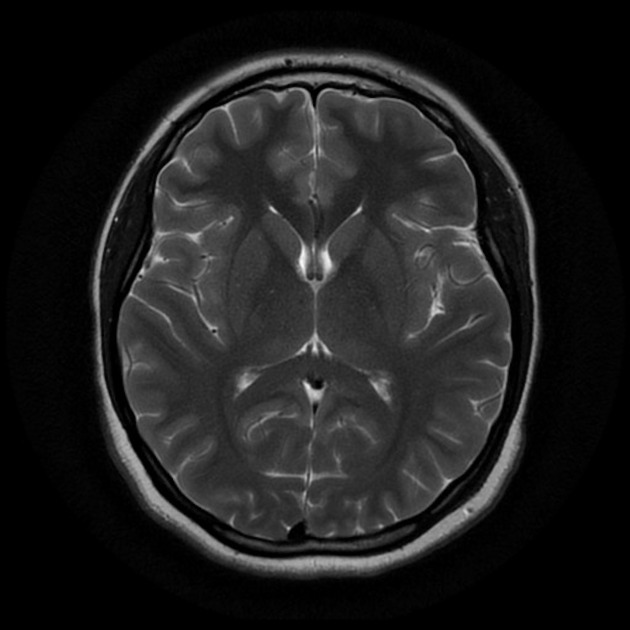
#> input picture brain_tumor_dataset/no/1 no.jpeg, 630 x 630 px, given in place of Y1.JPG, which was not available; the run also reads 1 picture not shown here
$ jupyter execute --allow-errors preprocessing.ipynb
#> lines starting #> are read from the running program, lines starting #| are printed output that depends on the picture; after the words box and inside, x2 and y2 are one past the last pixel; in counts of white or black regions, pixels touching at a corner belong together; pictures that were not available may be replaced by others from this repository, and a replacement may not be noted
[cell 1]
# Parameters
input_filename = "./brain_tumor_dataset/yes/Y1.JPG"
output_filename = "Y1.JPG"

[cell 2]
import cv2
import numpy as np
import os
import matplotlib.pyplot as plt
from keras.models import Sequential, load_model
from keras.layers import Conv2D, MaxPooling2D, Flatten, Dense, Dropout
from keras.optimizers import Adam
from keras.callbacks import EarlyStopping
from sklearn.metrics import accuracy_score, confusion_matrix
from sklearn.model_selection import train_test_split

[cell 3]
image = cv2.imread(input_filename)
#> image is the input picture: shape (630, 630, 3); min 0, max 248, mean 29.7

[cell 4]
def remove_boundaries(image):
    gray = cv2.cvtColor(image, cv2.COLOR_RGB2GRAY)
    blurred = cv2.GaussianBlur(gray, (5, 5), 0)

    _, thresh = cv2.threshold(blurred, 0, 255, cv2.THRESH_BINARY + cv2.THRESH_OTSU)

    kernel = np.ones((5, 5), np.uint8)
    closing = cv2.morphologyEx(thresh, cv2.MORPH_CLOSE, kernel)

    contours, _ = cv2.findContours(closing, cv2.RETR_EXTERNAL, cv2.CHAIN_APPROX_SIMPLE)

    areas = [cv2.contourArea(cnt) for cnt in contours]
    max_area_index = np.argmax(areas)
    largest_contour = contours[max_area_index]

    x, y, w, h = cv2.boundingRect(largest_contour)
    cropped_image = image[y:y+h, x:x+w]

    return cropped_image

[cell 5]
def scale(image):

    height = 600
    width = 600

    dim = (width, height)

    return cv2.resize(image, dim)

[cell 6]
def remove_noise(image):
    return cv2.medianBlur(image, 5)

[cell 7]
def sharpen_image(image):
    kernel_sharpening = np.array([[0,-1,0],
                                  [-1, 5,-1],
                                  [0,-1,0]])
    return cv2.filter2D(image, -1, kernel_sharpening)

[cell 8]
def apply_pipeline(image):

    boundary_less = remove_boundaries(image)
    scaled_image = scale(boundary_less)
    noiseless = remove_noise(scaled_image)
    sharpened = sharpen_image(noiseless)
    return sharpened

[cell 9]
yes = []
no = []
all_images = []

yes_path = "./brain_tumor_dataset/yes/"
no_path = "./brain_tumor_dataset/no/"

[cell 10]
temp_yes = []
temp_no = []

count = 0
for filename in os.listdir(yes_path):
    image = cv2.imread(yes_path + filename)
    temp_yes.append((image, 1))
    count += 1
    if count == 3:
        break

count = 0
for filename in os.listdir(no_path):
    image = cv2.imread(no_path + filename)
    temp_no.append((image, 0))
    count += 1
    if count == 3:
        break

temp_all = temp_yes + temp_no
#> temp_all = 4 items
data = [i[0] for i in temp_all]
#> data = 4 items
labels = [i[1] for i in temp_all]
#> labels = [1, 0, 0, 0]

[cell 11]
plt.figure(figsize=(15, 5))

# Display tumor images with label 'yes'
#> (the rest of this cell did not finish here and is left out)

[cell 12]
temp_all = []
temp_image_path = "./brain_tumor_dataset/yes/Y1.jpg"
temp_image = cv2.imread(temp_image_path)
temp_all.append((temp_image, "Original Image"))

# Applying transformations
boundary_less = remove_boundaries(temp_image)
#> in remove_boundaries, `gray = cv2.cvtColor(image, cv2.COLOR_RGB2GRAY)`:
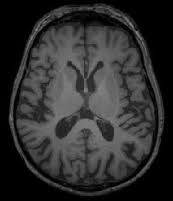
#> gray: shape (201, 173); min 0, max 139, mean 46.7
#> in remove_boundaries, `_, thresh = cv2.threshold(blurred, 0, 255, cv2.THRESH_BINARY + cv2.THR..`:
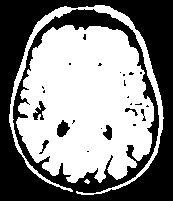
#> thresh: shape (201, 173); 53.1% white; 25 black regions (18 under 20 px), largest, box (x1, y1, x2, y2) and area: (0, 0, 173, 201) 15752, (57, 120, 70, 137) 141, (33, 101, 46, 120) 115
#> in remove_boundaries, `closing = cv2.morphologyEx(thresh, cv2.MORPH_CLOSE, kernel)`:
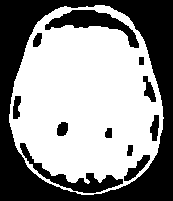
#> closing: shape (201, 173); 56.8% white; 12 black regions
#> in remove_boundaries, `contours, _ = cv2.findContours(closing, cv2.RETR_EXTERNAL, cv2.CHAIN_A..`: contours = 1 contour; box (x1, y1, x2, y2) and area: (9, 5, 164, 195) 22864
#> in remove_boundaries, `areas = [cv2.contourArea(cnt) for cnt in contours]`: areas = [22863.5]
#> in remove_boundaries, `max_area_index = np.argmax(areas)`: max_area_index = 0
#> in remove_boundaries, `largest_contour = contours[max_area_index]`: largest_contour = contour of 264 points, box (x1, y1, x2, y2) (9, 5, 164, 195), area 22864
#> in remove_boundaries, `x, y, w, h = cv2.boundingRect(largest_contour)`: x = 9; y = 5; w = 155; h = 190
#> in remove_boundaries, `cropped_image = image[y:y+h, x:x+w]`:
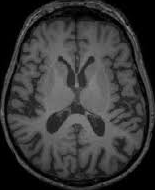
#> cropped_image: shape (190, 155, 3); min 0, max 139, mean 55
scaled_image = scale(boundary_less)
#> in scale, `return cv2.resize(image, dim)`:
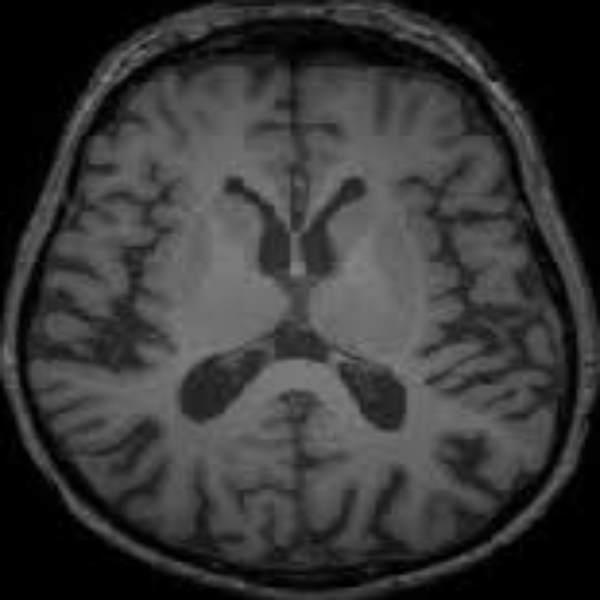
#> returned value: shape (600, 600, 3); min 0, max 136, mean 54.9
noiseless = remove_noise(scaled_image)
sharpened = sharpen_image(noiseless)

temp_all.append((boundary_less, "Boundary Less Image"))
temp_all.append((scaled_image, "Scaled Image"))
temp_all.append((noiseless, "Noiseless Image"))
temp_all.append((sharpened, "Shaprnened Image"))

[cell 13]
for i in range(5):
    plt.subplot(2, 3, i+1)
    plt.imshow(temp_all[i][0])
    plt.title(temp_all[i][1])
    plt.axis('off')

plt.tight_layout()
plt.show()

[cell 14]
# Applying pre processing on Yes labelled images
for file_name in os.listdir(yes_path):
    img = cv2.imread(yes_path + file_name)
    yes.append((apply_pipeline(img), 1))
#> in remove_boundaries (call 2), `_, thresh = cv2.threshold(blurred, 0, 255, cv2.THRESH_BINARY + cv2.THR..`:
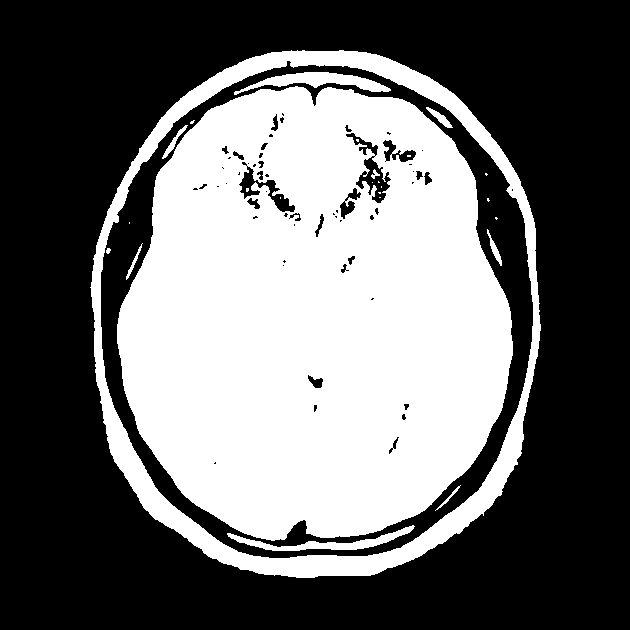
#> thresh: shape (630, 630); 41.3% white; 25 white regions (14 under 20 px), largest, box (x1, y1, x2, y2) and area: (117, 86, 513, 541) 137819, (90, 50, 541, 578) 22598, (234, 72, 391, 95) 1411
#> in remove_boundaries (call 2), `closing = cv2.morphologyEx(thresh, cv2.MORPH_CLOSE, kernel)`:
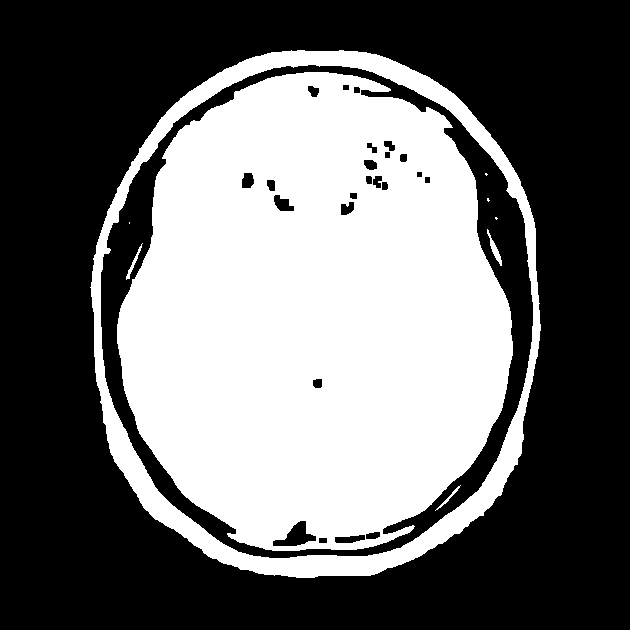
#> closing: shape (630, 630); 42.1% white; 9 white regions (4 under 20 px)
#> in remove_boundaries (call 2), `contours, _ = cv2.findContours(closing, cv2.RETR_EXTERNAL, cv2.CHAIN_A..`: contours = 1 contour; box (x1, y1, x2, y2) and area: (90, 50, 541, 578) 192822
#> in remove_boundaries (call 2), `areas = [cv2.contourArea(cnt) for cnt in contours]`: areas = [192822]
#> in remove_boundaries (call 2), `largest_contour = contours[max_area_index]`: largest_contour = contour of 627 points, box (x1, y1, x2, y2) (90, 50, 541, 578), area 192822
#> in remove_boundaries (call 2), `x, y, w, h = cv2.boundingRect(largest_contour)`: x = 90; y = 50; w = 451; h = 528
#> in remove_boundaries (call 2), `cropped_image = image[y:y+h, x:x+w]`:
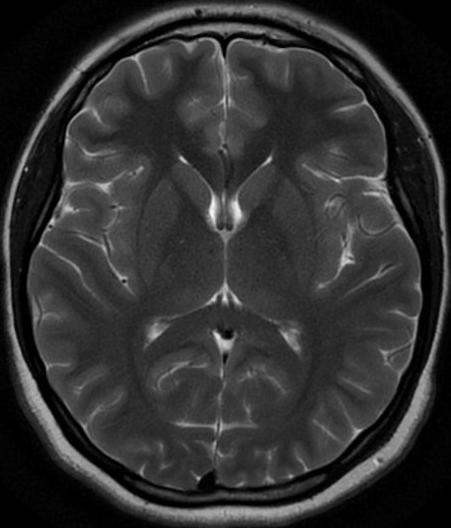
#> cropped_image: shape (528, 451, 3); min 0, max 248, mean 48.6
#> in scale (call 2), `return cv2.resize(image, dim)`:
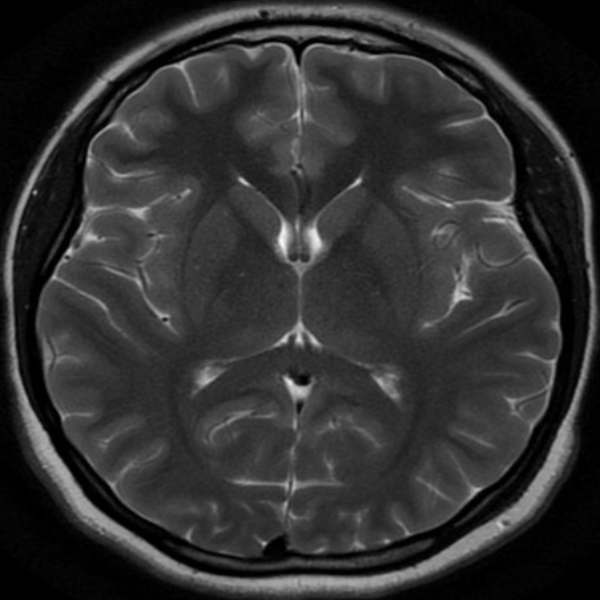
#> returned value: shape (600, 600, 3); min 0, max 247, mean 48.4

# Applying pre processing on No labelled images
for file_name in os.listdir(no_path):
    img = cv2.imread(no_path + file_name)
    no.append((apply_pipeline(img), 0))

all_images = yes + no

data = np.array([i[0] for i in all_images])
labels = np.array([i[1] for i in all_images])

[cell 15]
plt.figure(figsize=(15, 5))

# Display tumor images with label 'yes'
#> (the rest of this cell did not finish here and is left out)

[cell 16]
# Counting the occurrences of each class label
unique_labels, label_counts = np.unique(labels, return_counts=True)

plt.bar(unique_labels, label_counts, color=['green', 'red'])
plt.xticks(unique_labels, ['No Tumor', 'Tumor'])
plt.xlabel('Class Label')
plt.ylabel('Count')
plt.title('Distribution of Class Labels')
plt.show()
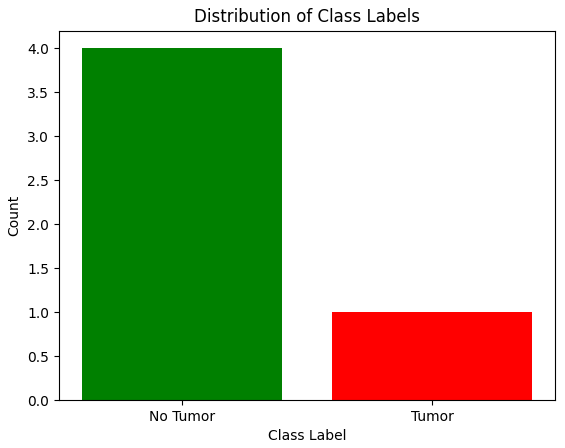
#> figure drawn by matplotlib, 1 panel
